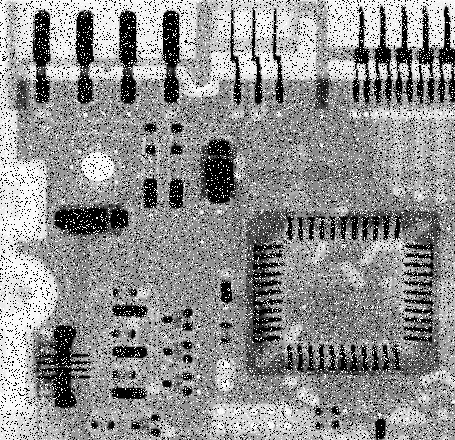
#> input picture cv/PR9/noisysalterpepper.png, 455 x 440 px
$ python PR9.py
#> lines starting #> are read from the running program, lines starting #| are printed output that depends on the picture
import cv2
from matplotlib import pyplot as plt

image = cv2.imread('noisysalterpepper.png')
#> image is the input picture: shape (440, 455, 3); min 0, max 255, mean 144.1
# image = cv2.imread('gaussian_noise.png')
# image = cv2.imread('uniform_noise.png')

# Apply mean filter (kernel size 3x3)
mean_blur = cv2.blur(image, (3,3)) # it is suitable for uniform noise
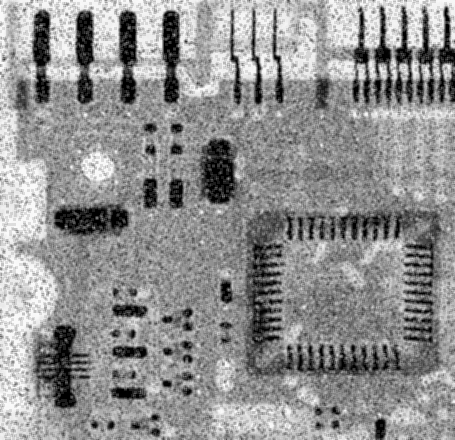
#> mean_blur: shape (440, 455, 3); min 0, max 253, mean 144

# Apply Gaussian smoothing
gaussian_blur = cv2.GaussianBlur(image, (3,3), 0) # it is suitable for gaussian noise

# Apply median filter
median_blur = cv2.medianBlur(image, 5) # it is suitable for salt and pepper noise (black and white dots)
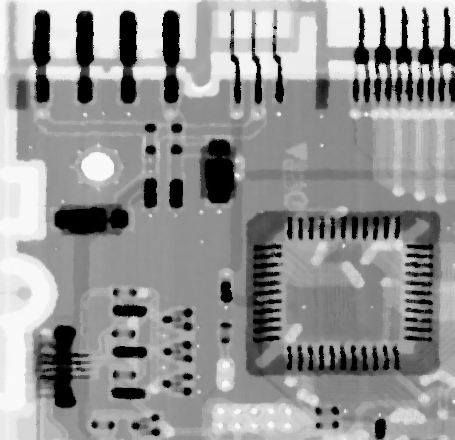
#> median_blur: shape (440, 455, 3); min 0, max 251, mean 148.5

# Displaying results
plt.figure(figsize=(10, 8))
plt.subplot(2,2,1)
plt.imshow(image)
plt.title("Original")
plt.axis('off')

plt.subplot(2,2,2)
plt.imshow(mean_blur)
plt.title("Mean Filter")
plt.axis('off')

plt.subplot(2,2,3)
plt.imshow(gaussian_blur)
plt.title("Gaussian Filter")
plt.axis('off')

plt.subplot(2,2,4)
plt.imshow(median_blur)
plt.title("Median Filter")
plt.axis('off')
plt.tight_layout()
plt.show()
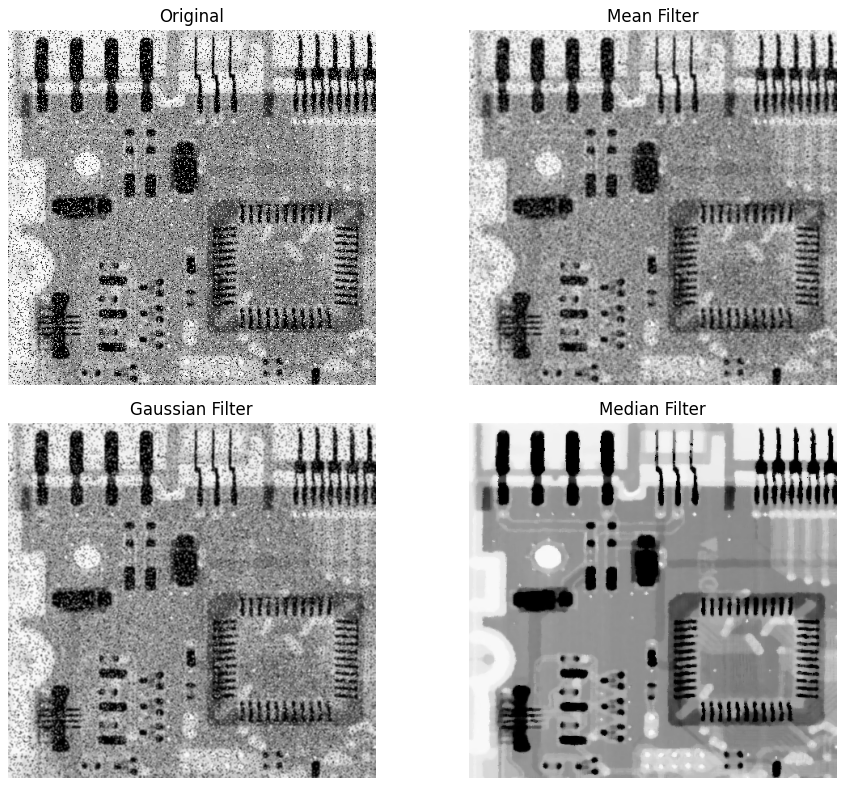
#> figure drawn by matplotlib, 4 panels
